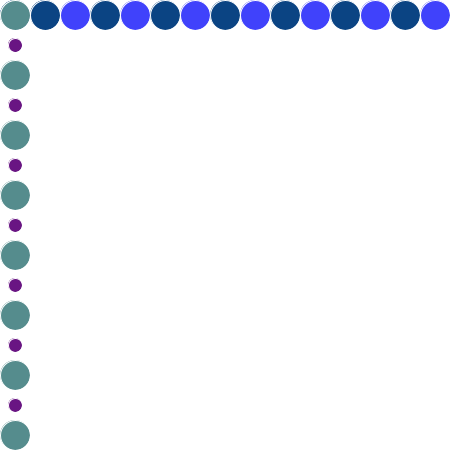
Frame 1 (no input)
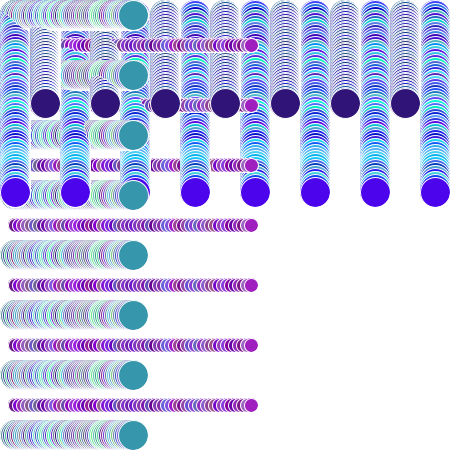
Frame 60 (the mouse pressed at the canvas centre just before this capture)
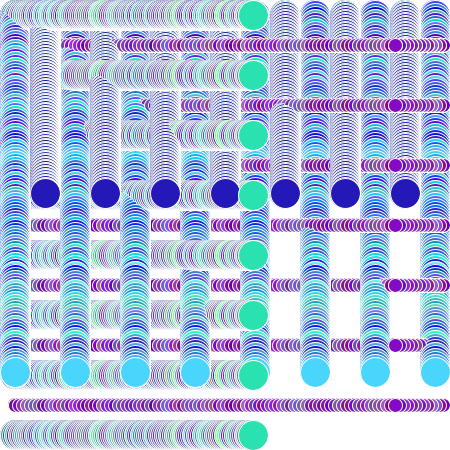
Frame 120 (the mouse held since frame 60 and released just before this capture)

The Processing sketch that drew these frames (run headless with seeded random() and noise(); from frame 60 on, the mouse is pressed at the canvas centre):

// Processing sketch: processing_90957
// ── processing_90957.pde

//Wenda Lewis Teh
//Creative Computing Assignment 4
//Feb 25 2013

int x=15;
float circleY=15;
float speed=3;
int x2=45;
float circleY2=15;
float speed2=speed/2;
float x3=15;
float circleY3=15;
float speed3=2;
float x4=15;
float circleY4=45;
float speed4=4;
int direction=1;




void setup() {  
  size(450, 450);
  background(255);
  smooth();
}

void draw() {  
  fill (random(0, 100), random(0, 255), random (180, 255));
  stroke(255);
  motionfast();
  fill (random(0, 50), random(0, 80), random (100, 200));
  motionslow();
  fill (random(40, 140), random(0, 255), random (100, 225));
  motionvertical();
  fill (random(100, 160), random(0, 105), random (130, 225));
  motionverticalsmall();
}

void motionfast() {  
  for (int x=15;x<500;x+=60) {
    ellipse(x, circleY, 30, 30);
  }
  ellipse(x, circleY, 30, 30); 
  if (circleY+15<height) {
    circleY = circleY + speed;
  } 
  else {
    speed = speed*-direction;
    circleY = circleY + speed;
  }
  if (circleY-15<0) {

    speed = speed*-direction;
    circleY = circleY + speed;
  }
}


void motionslow() {
  for (int x2=45;x2<500;x2+=60) {
    ellipse(x2, circleY2, 30, 30);
  }
  ellipse(x2, circleY2, 30, 30); 
  if (circleY2+15<height) {
    circleY2 = circleY2 + speed2;
  } 
  else {
    speed2 = speed2*-direction;
    circleY2 = circleY2 + speed2;
  }
  if (circleY2-15<0) {

    speed2 = speed2*-direction;
    circleY2 = circleY2 + speed2;
  }
}

void motionvertical() {
  for (int circleY3=15;circleY3<500;circleY3+=60) {
    ellipse(x3, circleY3, 30, 30);
  }
  ellipse(x3, circleY3, 30, 30); 
  if (x3+15<width) {
    x3 = x3 + speed3;
  } 
  else {
    speed3 = speed3*-direction;
    x3 = x3 + speed3;
  }
  if (x3-15<0) {

    speed3 = speed3*-direction;
    x3 = x3 + speed3;
  }
}

void motionverticalsmall() {
  for (int circleY4=45;circleY4<500;circleY4+=60) {
    ellipse(x4, circleY4, 14, 14);
  }
  ellipse(x4, circleY4, 14, 14); 
  if (x4+7<width) {
    x4 = x4 + speed4;
  } 
  else {
    speed4 = speed4*-direction;
    x4 = x4 + speed4;
  }
  if (x4-7<0) {

    speed4 = speed4*-direction;
    x4 = x4 + speed4;
  }
}
